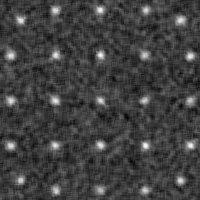
#> input picture src/zernike/GI_simuration_test5000.bmp, 200 x 200 px, found by its file name
$ python vertify_dots.py.py
#> lines starting #> are read from the running program, lines starting #| are printed output that depends on the picture; after the words box and inside, x2 and y2 are one past the last pixel; in counts of white or black regions, pixels touching at a corner belong together; long printed decimals are rounded
import cv2
import numpy as np
from matplotlib import pyplot as plt
from tqdm import tqdm
import os


def serach_brightest_grid(img: list, size: int, vert_0:int, hrzn_0:int) -> list:

    csum = np.zeros((len(img)+1,len(img[0])+1))

    for i,x in enumerate(img):
        for j,brightness in enumerate(x):
            csum[i+1][j+1] = np.mean(brightness)+csum[i][j+1]+csum[i+1][j]-csum[i][j]

    brightness = 0
    destination = [0,0]
    for i in range(size,len(csum)):
        for j in range(size,len(csum[0])):
            if brightness <= (tmp:=csum[i][j] - csum[i-size][j] - csum[i][j-size] + csum[i-size][j-size]):
                brightness = tmp
                destination = [i-1+vert_0,j-1+hrzn_0]

    return destination


def serach_centroid(img: list, vert_0:int, hrzn_0:int) -> list:

    power = np.zeros((len(img),len(img[0])))

    for i,x in enumerate(img):
        for j,brightness in enumerate(x):
            power[i][j] = np.mean(brightness)

    brightness_sum = sum(sum(x) for x in power)

    x_g, y_g = 0,0

    for i,x in enumerate(power):
        for j,brightness in enumerate(x):
            x_g+=i*brightness
            y_g+=j*brightness
    if brightness_sum!=0:
        x_g = x_g/brightness_sum
        y_g = y_g/brightness_sum

    return [y_g+vert_0, x_g+hrzn_0]


def read_image(image_pass: str, dots_vertical: int, dots_horizontal: int, size: int) -> list:

#> called with dots_vertical = 5, dots_horizontal = 5, size = 7
    img = cv2.imread(image_pass)
#> img is the input picture: shape (200, 200, 3); min 0, max 255, mean 64.7

    # img = img[:190, :190] #位置調整

    height = len(img)//dots_vertical
#> height = 40
    width = len(img[0])//dots_horizontal
#> width = 40
    dot_position = []

    # 中心位置検出
    for i in range(dots_vertical):
        for j in range(dots_horizontal):
            tmp = serach_brightest_grid(img[height*i:height*(i+1), width*j:width*(j+1)], size, height*i, width*j)
            dot_position.append(tmp)
            img[int(tmp[0])][int(tmp[1])] = [0,0,255]
            img[int(tmp[0]-size+1)][int(tmp[1])] = [0,0,255]
            img[int(tmp[0])][int(tmp[1]-size+1)] = [0,0,255]
            img[int(tmp[0]-size+1)][int(tmp[1]-size+1)] = [0,0,255]
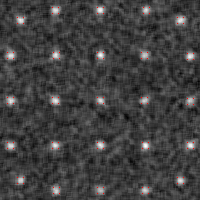
#> img: shape (200, 200, 3); 0.25% of pixels changed, all inside (x1, y1, x2, y2) = (7, 7, 194, 194)
#> after the loop, dot_position = 25 pairs, first value 13 to 193, second value 13 to 193

    # マス目描画
    for i, vert in enumerate(img):
        for j, hrzn in enumerate(vert):
            if i%height == 0 or j%width == 0:
                img[i][j] = [200,200,200]
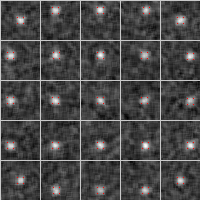
#> img: shape (200, 200, 3); 4.94% of pixels changed, all inside (x1, y1, x2, y2) = (0, 0, 200, 200)

    # 重心計算
    for dot in dot_position:
        grid = img[dot[0]-size+1:dot[0]+1, dot[1]-size+1:dot[1]+1]
        cent = serach_centroid(grid,dot[0]-size+1, dot[1]-size+1)
        print(*cent)
        img[round(cent[0])][round(cent[1])] = [255,0,0]
#> this loop made 25 passes
#> (dot, brightness_sum in serach_centroid, cent) on passes 1 to 12: ([23, 23], 8514, [20.05, 19.99]), ([13, 58], 8393, [10, 55]), ([13, 103], 8696, [9.94, 99.9]), ([13, 149], 7841, [9.89, 145.9]), ([23, 183], 8660, [20.03, 180]), ([58, 13], 8547, [55.1, 10.08]), ([58, 59], 8398, [54.87, 55.97]), ([58, 103], 8538, [55.09, 99.95]), ([58, 147], 7819, [55.07, 144]), ([59, 193], 8656, [55.97, 190]), ([103, 13], 8312, [100.1, 10.06]), ([103, 58], 8597, [99.98, 55.07])
#| 20.053 19.987
#| 10.000 54.998
#| 9.939 99.905
#| 9.894 145.940
#| 20.030 179.973
#| 55.100 10.078
#| 54.867 55.965
#| 55.089 99.947
#> (further printed lines are left out)
#> img: shape (200, 200, 3); 0.06% of pixels changed, all inside (x1, y1, x2, y2) = (10, 10, 191, 191)

    # 画像表示
    plt.imshow(img)
    plt.savefig(f'/Users/kent/Desktop/GI_2/result_image/5000_dots')
    plt.show()

    return img

if __name__ == '__main__':

    dots = 5

    read_image(
    image_pass = '/Users/kent/Desktop/GI_2/result_image/GI_simuration_test5000.bmp',
    dots_vertical = dots,
    dots_horizontal = dots,
    size = 7)

$ run again, with src/zernike/GI_simuration_test1000.bmp copied over src/zernike/GI_simuration_test5000.bmp
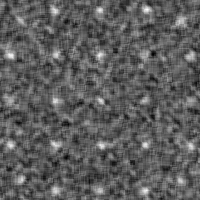
#> input picture src/zernike/GI_simuration_test1000.bmp, 200 x 200 px, found by its file name
#> in read_image, img is the input picture: shape (200, 200, 3); min 0, max 255, mean 93
#> height = 40
#> after the loop in read_image, `for i in range(dots_vertical):`:
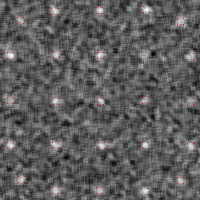
#> img: shape (200, 200, 3); 0.25% of pixels changed, all inside (x1, y1, x2, y2) = (7, 6, 194, 195)
#> after the loop in read_image, `for i in range(dots_vertical):`: dot_position = 25 pairs, first value 12 to 194, second value 13 to 193
#> after the loop in read_image, `for i, vert in enumerate(img):`:
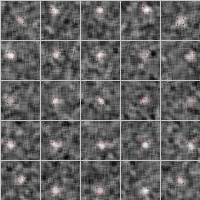
#> img: shape (200, 200, 3); 4.94% of pixels changed, all inside (x1, y1, x2, y2) = (0, 0, 200, 200)
#> the loop in read_image, `for dot in dot_position:` made 25 passes
#> (dot, brightness_sum in serach_centroid, cent) on passes 1 to 8: ([23, 23], 7444, [20.02, 19.99]), ([14, 57], 8598, [11.08, 53.9]), ([13, 102], 8402, [10.12, 98.97]), ([12, 149], 8993, [9.01, 146]), ([24, 183], 8338, [21.05, 180]), ([58, 13], 9207, [55.05, 10.02]), ([57, 59], 8289, [53.96, 56.04]), ([58, 103], 8527, [54.93, 99.94])
#> (printed output is left out)

$ run again, with src/zernike/GI_simuration_test452.bmp copied over src/zernike/GI_simuration_test5000.bmp
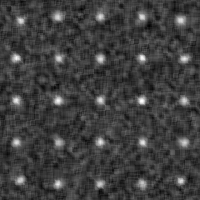
#> input picture src/zernike/GI_simuration_test452.bmp, 200 x 200 px, found by its file name
#> in read_image, img is the input picture: shape (200, 200, 3); min 0, max 255, mean 62.7
#> height = 40
#> after the loop in read_image, `for i in range(dots_vertical):`:
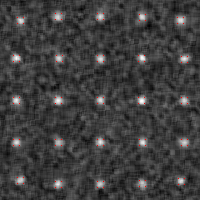
#> img: shape (200, 200, 3); 0.25% of pixels changed, all inside (x1, y1, x2, y2) = (13, 13, 188, 188)
#> after the loop in read_image, `for i in range(dots_vertical):`: dot_position = 25 pairs, first value 19 to 187, second value 19 to 187
#> after the loop in read_image, `for i, vert in enumerate(img):`:
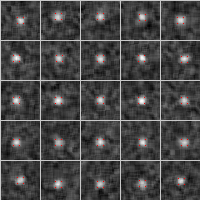
#> img: shape (200, 200, 3); 4.94% of pixels changed, all inside (x1, y1, x2, y2) = (0, 0, 200, 200)
#> the loop in read_image, `for dot in dot_position:` made 25 passes
#> (dot, brightness_sum in serach_centroid, cent) on passes 1 to 8: ([23, 23], 7902, [20.09, 20.1]), ([19, 61], 8098, [15.88, 58.12]), ([19, 103], 7972, [16.02, 100.1]), ([20, 145], 7944, [16.93, 141.9]), ([23, 183], 8446, [20.05, 180]), ([61, 19], 8684, [57.99, 15.9]), ([61, 62], 7839, [57.87, 59.02]), ([61, 103], 8251, [58.02, 100.1])
#> (printed output is left out)

$ run again, with src/zernike/GI_simuration_test500.bmp copied over src/zernike/GI_simuration_test5000.bmp
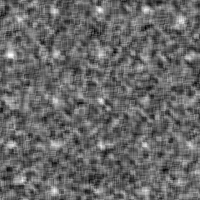
#> input picture src/zernike/GI_simuration_test500.bmp, 200 x 200 px, found by its file name
#> in read_image, img is the input picture: shape (200, 200, 3); min 0, max 255, mean 103.7
#> height = 40
#> after the loop in read_image, `for i in range(dots_vertical):`:
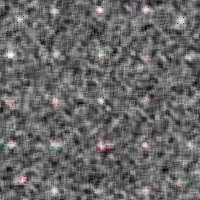
#> img: shape (200, 200, 3); 0.25% of pixels changed, all inside (x1, y1, x2, y2) = (6, 7, 194, 195)
#> after the loop in read_image, `for i in range(dots_vertical):`: dot_position = 25 pairs, first value 13 to 194, second value 12 to 193
#> after the loop in read_image, `for i, vert in enumerate(img):`:
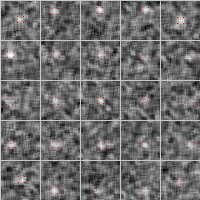
#> img: shape (200, 200, 3); 4.94% of pixels changed, all inside (x1, y1, x2, y2) = (0, 0, 200, 200)
#> the loop in read_image, `for dot in dot_position:` made 25 passes
#> (dot, brightness_sum in serach_centroid, cent) on passes 1 to 8: ([22, 23], 8079, [18.88, 20.01]), ([14, 57], 8358, [10.99, 53.95]), ([13, 102], 8901, [10.08, 98.89]), ([13, 148], 8622, [10.08, 144.9]), ([23, 183], 9076, [20.11, 180]), ([57, 13], 9966, [54.03, 10.09]), ([57, 59], 8205, [53.96, 55.94]), ([57, 104], 8294, [53.89, 101])
#> (printed output is left out)
